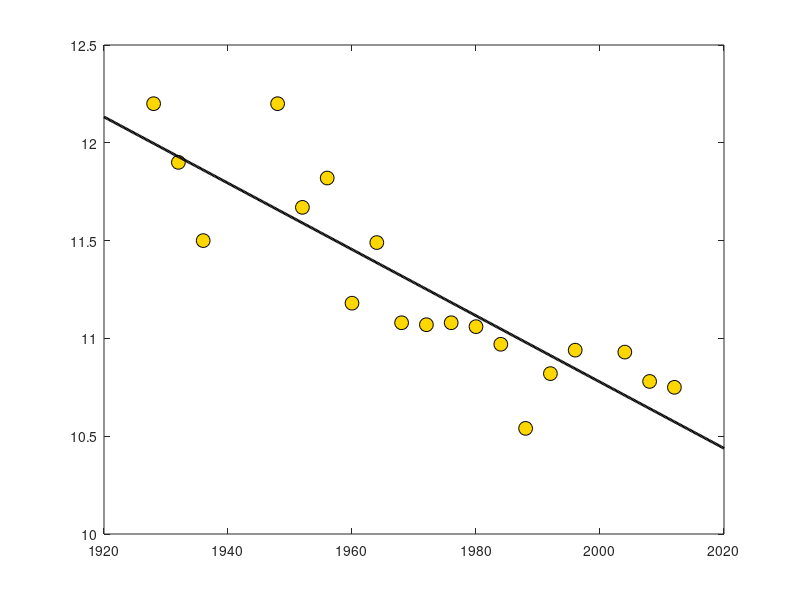

Here is the MATLAB script that generated this plot:
% Author: Tim Chartier
% Title:  linearLS.m

%% Data

% Taken from: http://trackandfield.about.com/od/sprintsandrelays/qt/olym100women.htm
% 1928	12.2	Elizabeth Robinson, United States
% 1932	11.9	Stella Walsh, Poland
% 1936	11.5	Helen Stephens, United States
% 1948	12.2	Fanny Blankers-Koen, Netherlands
% 1952	11.67	Marjorie Jackson, Australia
% 1956	11.82	Betty Cuthbert, Australia
% 1960	11.18	Wilma Rudolph, United States
% 1964	11.49	Wyomia Tyus, United States
% 1968	11.08	Wyomia Tyus, United States
% 1972	11.07	Renate Stecher, East Germany
% 1976	11.08	Annegret Richter, West Germany
% 1980	11.06	Lyudmila Kondratyeva, USSR
% 1984	10.97	Evelyn Ashford, United States
% 1988	10.54	Florence Griffith-Joyner, United States
% 1992	10.82	Gail Devers, United States
% 1996	10.94	Gail Devers, United States
% 2004	10.93	Yuliya Nesterenko, Belarus
% 2008	10.78	Shelly-ann Fraser, Jamaica
% 2012	10.75	Shelly-ann Fraser, Jamaica

%% Create the Olympic data as a matrix

olympicData = [1928	12.2
1932	11.9
1936	11.5
1948	12.2
1952	11.67
1956	11.82
1960	11.18
1964	11.49
1968	11.08
1972	11.07
1976	11.08
1980	11.06
1984	10.97
1988	10.54
1992	10.82
1996	10.94
2004	10.93
2008	10.78
2012	10.75];

%% Prepare for the linear least square solve 

years = olympicData(:,1);  % vector of years of Olympic data
times = olympicData(:,2);  % vector of times of Olympic data

numberOfTimes = length(years); 
leastSquareData = ones(numberOfTimes,2); % create a matrix of ones

leastSquareData(:,1) = years; % replace the first column with the years

%% Perform least-squares solve

linearCoefs = leastSquareData \ times;

%% Plot the data and LS line

plot(olympicData(:,1),olympicData(:,2),'oy',...
                     'MarkerSize',10, ...
                     'MarkerFaceColor',[255/255,215/255,0],...
                     'MarkerEdgeColor','k')
                 
hold on

x = linspace(1920, 2020, 500); 
y = linearCoefs(1).*x + linearCoefs(2);

plot(x,y,'-k','LineWidth',2); 




